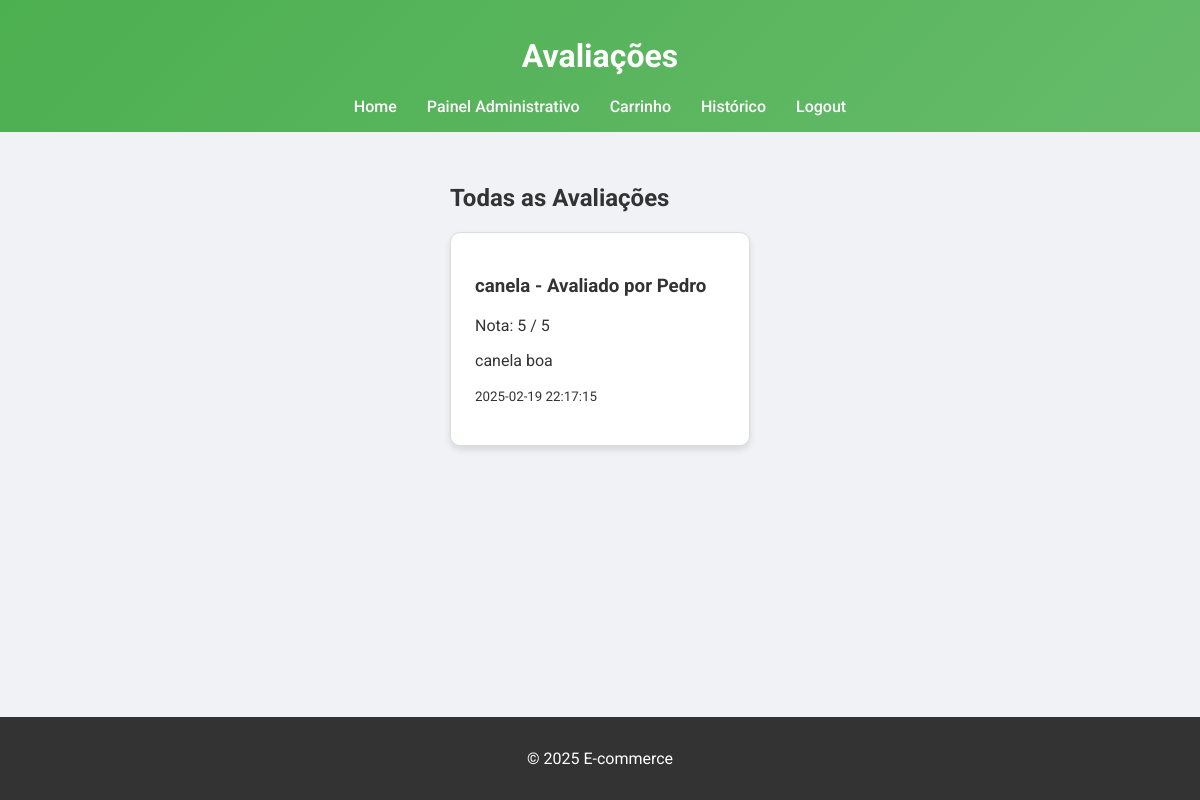
Screenshot of /avaliacoes (signed in) with the database file from the repository.
### tables this page shows
CREATE TABLE avaliacoes (
                                    id INTEGER PRIMARY KEY AUTOINCREMENT,
                                    product_id INTEGER NOT NULL,
                                    username TEXT NOT NULL,
                                    rating INTEGER NOT NULL,
                                    comment TEXT,
                                    data TIMESTAMP DEFAULT CURRENT_TIMESTAMP,
                                    FOREIGN KEY(product_id) REFERENCES produtos(id));

CREATE TABLE produtos (
                                    id INTEGER PRIMARY KEY AUTOINCREMENT,
                                    nome TEXT NOT NULL,
                                    preco REAL NOT NULL,
                                    quantidade INTEGER NOT NULL DEFAULT 0,
                                    username TEXT NOT NULL);

### controllers.py (the view)
@bp.route('/avaliacoes')
def avaliacoes():
    from models import DatabaseManager
    with DatabaseManager.get_connection() as conn:
        cursor = conn.cursor()
        cursor.execute("""
           SELECT a.id, a.product_id, a.username, a.rating, a.comment, a.data, p.nome
           FROM avaliacoes a
           JOIN produtos p ON a.product_id = p.id
           ORDER BY a.data DESC
         """)
        avaliacoes_data = cursor.fetchall()
    return render_template('avaliacoes.html', avaliacoes=avaliacoes_data, username=session.get('username'))

### models.py (called while the page is built)
    @staticmethod
    def get_connection():
        return sqlite3.connect(db_path)

### templates/avaliacoes.html (shortened to what this page needs)
<!DOCTYPE html>
<html lang="pt-BR">
  <head>
    <link rel="stylesheet" href="/static/style.css" />
  </head>
  <body>
    <header>
      <h1>Avaliações</h1>
      <nav>
        <a href="/">Home</a>
        {% if username %}
        <a href="/admin">Painel Administrativo</a>
        <a href="/carrinho">Carrinho</a>
        <a href="/historico">Histórico</a>
        <a href="/logout">Logout</a>
        {% else %}
        <a href="/login">Login</a>
        <a href="/register">Registrar</a>
        {% endif %}
      </nav>
    </header>
    <main>
      <h2>Todas as Avaliações</h2>
      <div class="avaliacoes-list">
        {% for avaliacao in avaliacoes %}
        <div class="avaliacao-card">
          <h3>{{ avaliacao[6] }} - Avaliado por {{ avaliacao[2] }}</h3>
          <p>Nota: {{ avaliacao[3] }} / 5</p>
          <p>{{ avaliacao[4] }}</p>
          <p><small>{{ avaliacao[5] }}</small></p>
        </div>
        {% endfor %}
      </div>
    </main>
    <footer>
      <p>&copy; 2025 E-commerce</p>
    </footer>
  </body>
</html>

### static/style.css (style rules this page uses)
html, body { margin: 0; padding: 0; height: 100%; }
body { display: flex; flex-direction: column; min-height: 100vh; font-family: "Roboto", sans-serif; background: #f0f2f5; color: #333; }
header { background: linear-gradient(135deg, #4caf50, #66bb6a); color: #fff; padding: 1rem; text-align: center; }
header nav { display: flex; justify-content: center; flex-wrap: wrap; }
header nav a { color: #fff; text-decoration: none; margin: 0 15px; font-weight: 500; transition: color 0.3s, transform 0.3s; }
main { flex: 1; padding: 2rem; max-width: 1200px; margin: 0 auto; }
.product-list, .avaliacoes-list { display: flex; flex-wrap: wrap; gap: 1.5rem; justify-content: center; }
.product-card, .avaliacao-card { background: #fff; border: 1px solid #ddd; padding: 1.5rem; border-radius: 10px; width: 250px; box-shadow: 0 4px 6px rgba(0, 0, 0, 0.1); transition: transform 0.3s, box-shadow 0.3s; }
footer { background: #333; color: #fff; text-align: center; padding: 1rem; }

### rows the page displays
avaliacoes: nome "canela", username "Pedro", rating "5", comment "canela boa", data "2025-02-19 22:17:15"
